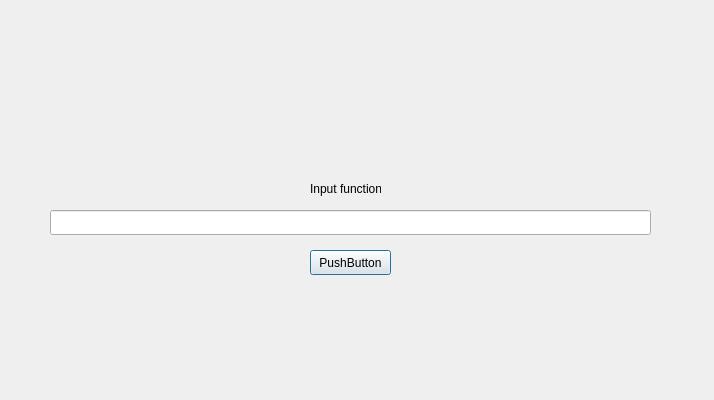
<?xml version="1.0" encoding="UTF-8"?>
<ui version="4.0">
 <class>Dialog</class>
 <widget class="QDialog" name="Dialog">
  <property name="geometry">
   <rect>
    <x>0</x>
    <y>0</y>
    <width>714</width>
    <height>400</height>
   </rect>
  </property>
  <property name="windowTitle">
   <string>Dialog</string>
  </property>
  <widget class="QLineEdit" name="lineEdit">
   <property name="geometry">
    <rect>
     <x>50</x>
     <y>210</y>
     <width>601</width>
     <height>25</height>
    </rect>
   </property>
  </widget>
  <widget class="QPushButton" name="pushButton">
   <property name="geometry">
    <rect>
     <x>310</x>
     <y>250</y>
     <width>81</width>
     <height>25</height>
    </rect>
   </property>
   <property name="text">
    <string>PushButton</string>
   </property>
  </widget>
  <widget class="QLabel" name="label">
   <property name="geometry">
    <rect>
     <x>310</x>
     <y>180</y>
     <width>71</width>
     <height>17</height>
    </rect>
   </property>
   <property name="text">
    <string>Input function</string>
   </property>
  </widget>
 </widget>
 <resources/>
 <connections/>
</ui>
